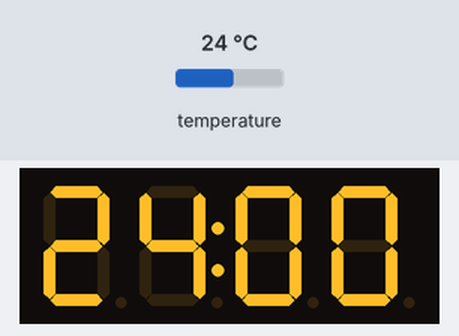
A sketch run on a simulated ATtiny85, built with avr-gcc and run on an emulated ATtiny85. Parts: 4-digit seven-segment display. The test bench sets the inputs (shaded band); at power-on: temperature 24 °C.

Above: at 3.3 s.
3.4 s: temperature set to 12 °C
At 5.5 s:
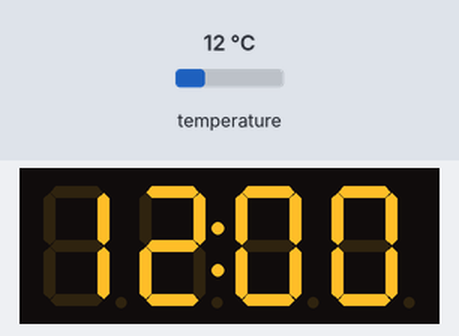
5.9 s: temperature set to 19 °C
At 6.6 s:
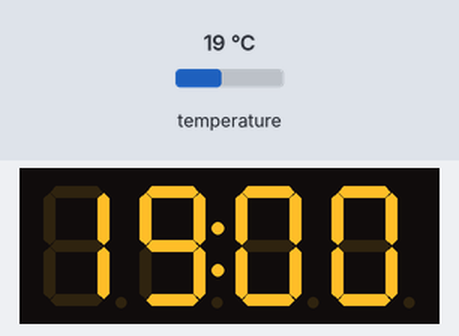
8.4 s: temperature set to 28 °C
At 10.7 s:
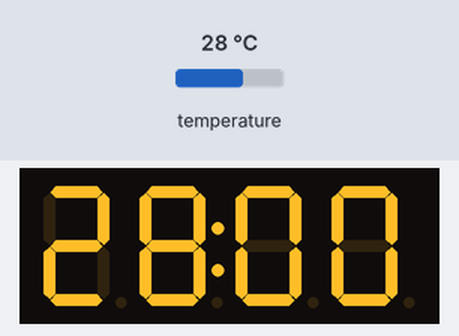
Timing chart, 0 to 12.2 s (numbered marks = the images above; inputs shaded):
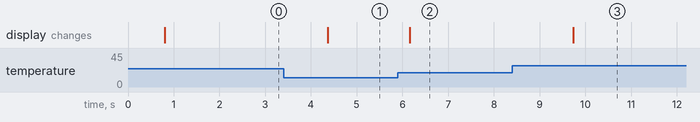

Measured:
- after the input at 3.4 s, the display: changes after 0.97 s (image 1)
- after the input at 5.9 s, the display: changes after 0.26 s (image 2)
- after the input at 8.4 s, the display: changes after 1.3 s (image 3)

The sketch:

DS18B20_TM1637dot.ino
```cpp
/* https://www.arduinoslovakia.eu/blog/2019/1/attiny85---teplomer-s-ds18b20?lang=en
  [Attiny 25/45/85 Pinout]
                  ------
  RESET=A0=PB5=5-|      |-VCC
        A3=PB3=3-|      |-2=PB2=A1=SCK=SCL
        A2=PB4=4-|      |-1(~)=PB1=MISO
             GND-|      |-0(~)=PB0=MOSI=SDA
                  ------
*/
#include <OneWire.h>
#include <DallasTemperature.h>
#include <TM1637Display.h>

#define CLK   0
#define DIO   1
#define ONE_WIRE_BUS 3

TM1637Display display(CLK, DIO);

OneWire oneWire(ONE_WIRE_BUS);
DallasTemperature sensors(&oneWire);

void setup(void)
{
  display.setBrightness(0x07);
  sensors.begin();
}
void loop(void)
{
  sensors.requestTemperatures();
  float temp = sensors.getTempCByIndex(0);
  display.showNumberDecEx(temp * 100, 0b01000000, false);

  delay(1000);
}
```
